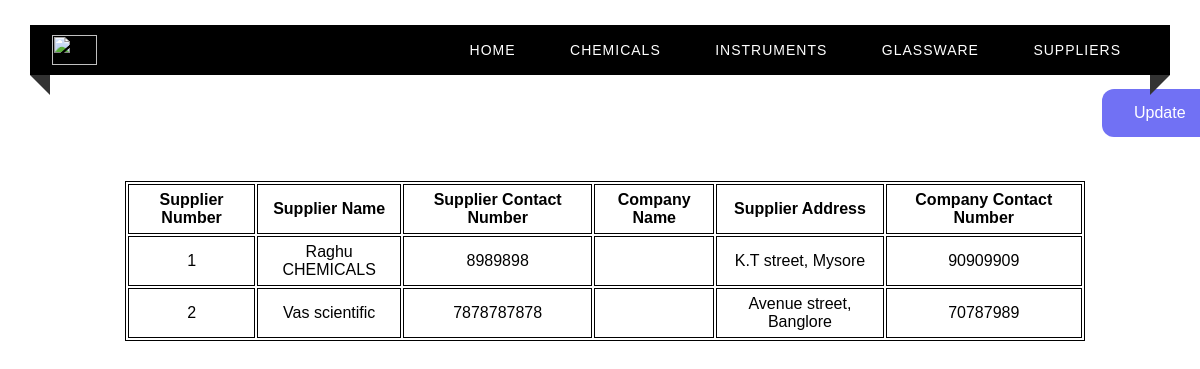
Before: /suppliers with the older database file.
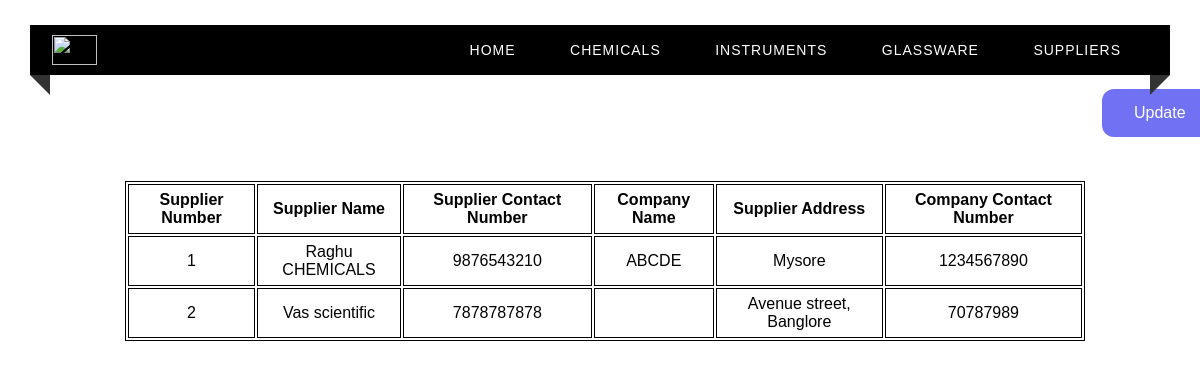
After: the same page with the newer database file.
### tables this page shows
CREATE TABLE SUPPLIER(
    Supplier_No INTEGER PRIMARY KEY ,
    Supplier_Name VARCHAR(30) NOT NULL,
    Supplier_Contact_No VARCHAR(13) NOT NULL,
    Company_Name VARCHAR(40),
    Supplier_Address VARCHAR(100),
    Company_Contact_No VARCHAR(13)
);

### app.py (the view)
@app.route("/suppliers")
def suppliers() :
    c = get_db()
    cur = c.cursor()
    cur.execute("SELECT * from SUPPLIER")
    return render_template("suppliers.html", test=cur.fetchall())

### app.py (called while the page is built)
def get_db():
    db = getattr(g, '_database', None)
    if db is None:
        db = g._database = sqlite3.connect(DATABASE)
    return db

@app.teardown_appcontext
def close_connection(exception):
    db = getattr(g, '_database', None)
    if db is not None:
        db.close()

### templates/suppliers.html (shortened to what this page needs)
<html>
<head>
    <link rel="stylesheet" type="text/css" href="../static/home.css">
</head>
<body>
<div class="custom-padding">
        <nav>
            <div class="logo"><img src = "../static/nieLogo.png" width = "45px", height = "30px"></div>
            <ul class="menu-area">
                <li><a href="/">Home</a></li>
                <li><a href="/chemicals">Chemicals</a></li>
                <li><a href="/instruments">Instruments</a></li>
                <li><a href="/glassware">Glassware</a></li>
                <li><a href="/suppliers">Suppliers</a></li>
            </ul>
        </nav>
        <a href="/login" class="button">Update</a>
        <div class="tab">
          <table align="center" style="margin-left : 125px; margin-top : 50px;">
              <th>Supplier Number</th>
              <th>Supplier Name </th>
              <th>Supplier Contact Number</th>
              <th>Company Name</th>
              <th>Supplier Address</th>
              <th>Company Contact Number</th>
            {% for row in test %}
            <tr>
                <td> {{ row[0] }}</td>
                <td> {{ row[1] }}</td>
                <td> {{ row[2] }}</td>
                <td> {{ row[3] }}</td>
                <td> {{ row[4] }}</td>
                <td> {{ row[5] }}</td>
            </tr>
            {% endfor %}
          </table>
        </div>
    </div>
</body>
</html>

### static/home.css (style rules this page uses)
* { margin: 0; padding: 0; outline: 0; box-sizing: border-box; }
body { background-image: url(books4.png) no-repeat center fixed; background-size: cover; background-position: center; }
.menu-area li a { text-decoration: none; }
.menu-area li { list-style-type: none; }
.custom-padding { padding-top: 25px; }
nav { position: relative; width: calc(100% - 60px); margin: 0 auto; padding: 10px 0; background: #000000; z-index: 1; text-align: right; padding-right: 2%; font-family: sans-serif; }
.logo { width: 15%; float: left; text-transform: uppercase; color: #fff; font-size: 25px; text-align: left; padding-left: 2%; }
.menu-area li { display: inline-block; }
.menu-area a { color: #fff; font-weight: 300; letter-spacing: 1px; text-transform: uppercase; display: block; padding: 0 25px; font-size: 14px; line-height: 30px; position: relative; z-index: 1; }
nav:before { position: absolute; content: ''; border-top: 10px solid #333; border-right: 10px solid #333; border-left: 10px solid transparent; border-bottom: 10px solid transparent; top: 100%; left: 0; }
nav:after { position: absolute; content: ''; border-top: 10px solid #333; border-left: 10px solid #333; border-right: 10px solid transparent; border-bottom: 10px solid transparent; top: 100%; right: 0; }
body { margin: 0; padding: 0; background: url(books3.jpg) no-repeat center fixed; background-size: cover; background-position: center; font-family: sans-serif; }

### templates/suppliers.html (style rules this page uses)
.button { background-color: #7171F4; border: none; color: white; padding: 15px 32px; text-align: center; text-decoration: none; display: inline-block; font-size: 16px; margin: 4px 2px; cursor: pointer; border-radius: 12px; position: relative; left: 1100px; top: 10px; }
table { width: 80%; border: 1px solid black; }
th,td { height: 50px; border: 1px solid black; text-align: center; }

Changed rows visible on the page:
changed SUPPLIER "Raghu CHEMICALS": Supplier_Contact_No "8989898" → "9876543210"; Company_Name (not shown) → "ABCDE"; Supplier_Address "K.T street, Mysore" → "Mysore"; Company_Contact_No "90909909" → "1234567890"
